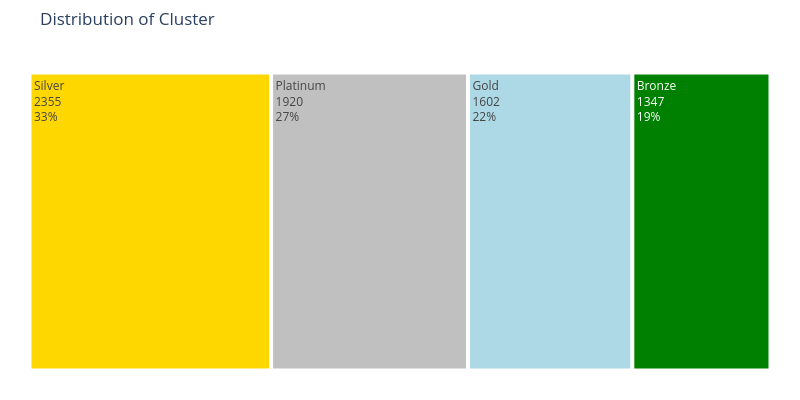

The notebook cell saved with this chart:
### Markdown cell above
Cluster Distribution across the dataset

### Code cell
# Visualize the distribution of the clusters
colors = ['gold', 'silver', 'lightblue', 'green']
fig = px.treemap(fig3, path=['Cluster'], values='Number of Count',width=800, height=400, title='Distribution of Cluster')
fig.update_layout(treemapcolorway=colors, margin=dict(t=50, l=25, r=25, b=25))
fig.data[0].textinfo = 'label+text+value+percent root'
fig.show()

### Figure 1 — Plotly figure (JSON) as saved in the notebook; plotly's stock layout.template omitted (floating-point values rounded to 4 significant figures)
{"data": [{"branchvalues": "total", "domain": {"x": [0, 1], "y": [0, 1]}, "hovertemplate": "labels=%{label}<br>Number of Count=%{value}<br>parent=%{parent}<br>id=%{id}<extra></extra>", "ids": ["Bronze", "Gold", "Platinum", "Silver"], "labels": ["Bronze", "Gold", "Platinum", "Silver"], "name": "", "parents": ["", "", "", ""], "textinfo": "label+text+value+percent root", "type": "treemap", "values": [1347, 1602, 1920, 2355]}], "layout": {"height": 400, "legend": {"tracegroupgap": 0}, "margin": {"b": 25, "l": 25, "r": 25, "t": 50}, "title": {"text": "Distribution of Cluster"}, "treemapcolorway": ["gold", "silver", "lightblue", "green"], "width": 800}}
